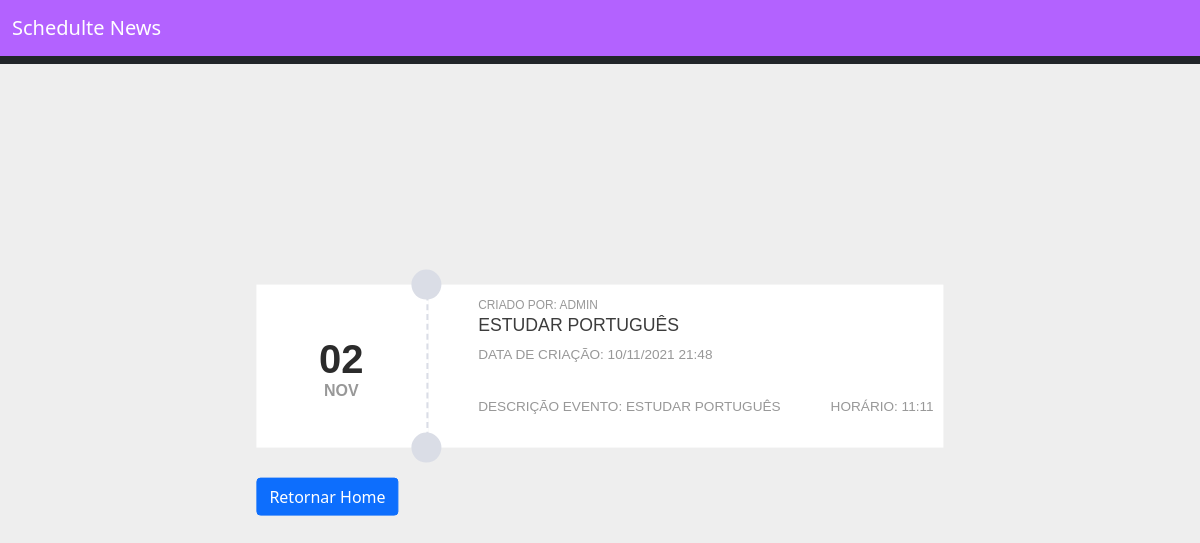
The page /evento/39 (signed in) on the database its author committed.
### core/models/evento.py (models this page shows, shortened)
class Evento(models.Model):
    status_evento = (
        ('P', 'Pendente'),
        ('C', 'Concluído')
    )
    titulo = models.CharField(max_length=100)
    descricao = models.TextField(blank=True, null=True)
    data_evento = DateTimeField(verbose_name='DATA DO EVENTO')
    data_criacao = DateTimeField(verbose_name='DATA DE CRIAÇÃO', auto_now=True)
    status = models.CharField(blank=True, null=True, choices=status_evento, max_length=1)
    usuario = models.ForeignKey(User, on_delete=models.CASCADE) # chave estrangeira
    class Meta:
        db_table = 'evento'
    def get_data_criacao(self):
        hs = self.data_criacao - datetime.timedelta(hours=3)
        return hs.strftime("%d/%m/%Y %H:%M")
    def get_data(self):
        return self.data_evento.strftime('%d')
    def get_mes(self):
        return self.data_evento.strftime('%b')
    def get_data_evento_hora(self):
        hs = self.data_evento - datetime.timedelta(hours=3)
        return hs.strftime("%H:%M")

### core/views/view_crud.py (the view)
# urls.py: path('evento/<id>', view_crud.visualizar),
@login_required(login_url='/login/')
def visualizar(request, id):
    evento = Evento.objects.filter(id=id)
    dados = {'evento': evento}
    return render(request, 'visualizar.html', dados)

### templates/visualizar.html (shortened to what this page needs)
{% extends "model-page.html" %}
{% load static%}
{% block content %}
{% for ev in evento %}
<div>
    <div class="evento-card">
        <article class="card fl-left">
            <section class="date">
                <time datetime="23th feb">
                    <span>{{ ev.get_data }}</span><span>{{ ev.get_mes }}</span>
                </time>
            </section>
            <section class="card-cont">
                <small>Criado por: {{ ev.usuario }}</small>
                <h3>{{ ev.titulo }}</h3>
                <div class="even-date">
                    <time>
                        <span>Data de criação: {{ ev.get_data_criacao }}</span>
                    </time>
                </div>
                <div class="even-info">
                    <p>
                        Descrição Evento: {{ ev.descricao }}
                    </p>
                    <span>Horário: {{ ev.get_data_evento_hora }}</span>
                </div>
            </section>
        </article>
        <div style="margin-top: 30px;">
            <a href="/home/">
                <button type="button" class="btn btn-primary">Retornar Home</button>
            </a>
        </div>
    </div>
</div>
{% endfor %}
{% endblock %}

### static/css/evento.css (style rules this page uses)
body { background:#eee; }
a { color: #3498db; outline: none!important; }
.card { display: table-row; width: 49%; background-color: #fff; color: #989898; margin-bottom: 10px; font-family: 'Oswald', sans-serif; text-transform: uppercase; border-radius: 4px; position: relative }
.date { display: table-cell; width: 25%; position: relative; text-align: center; border-right: 2px dashed #dadde6 }
.date:before, .date:after { content: ""; display: block; width: 30px; height: 30px; background-color: #DADDE6; position: absolute; top: -15px; right: -15px; z-index: 1; border-radius: 50% }
.date:after { top: auto; bottom: -15px }
.date time { display: block; position: absolute; top: 50%; left: 50%; -webkit-transform: translate(-50%, -50%); -ms-transform: translate(-50%, -50%); transform: translate(-50%, -50%) }
.date time span { display: block }
.date time span:first-child { color: #2b2b2b; font-weight: 600; font-size: 250% }
.date time span:last-child { text-transform: uppercase; font-weight: 600; margin-top: -10px }
.card-cont { display: table-cell; width: 75%; font-size: 85%; padding: 10px 10px 30px 50px }
.card-cont h3 { color: #3C3C3C; font-size: 130% }
.card-cont>div { display: table-row }
.card-cont .even-date i, .card-cont .even-info i, .card-cont .even-date time, .card-cont .even-info p { display: table-cell }
.card-cont .even-info p { padding: 30px 50px 0 0 }
.card-cont .even-date time span { display: block }
.evento-card { position: absolute; top: 50%; left: 50%; margin-right: -50%; transform: translate(-50%, -50%) }

### rows shown on the page
Evento: get_data "02", get_mes "NOV", usuario "ADMIN", titulo "ESTUDAR PORTUGUÊS", get_data_criacao "10/11/2021 21:48", descricao "ESTUDAR PORTUGUÊS", get_data_evento_hora "11:11"
